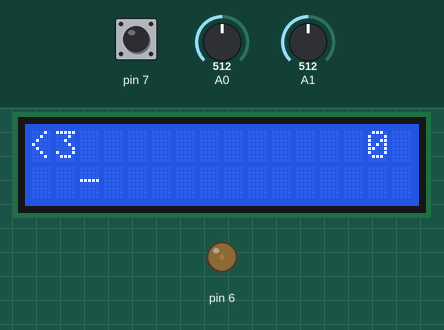
Simulated run of this sketch. Board: Arduino Uno, built with avr-gcc and run on an emulated ATmega328P. Parts: 16×2 character LCD, output pins drawn as LEDs (lit = HIGH). Inputs (shaded band) come from the test bench; at power-on: A0 = 512, pin 7 LOW, A1 = 512. Random numbers use the default seed unless the sketch sets one; what the sketch prints to the serial monitor is not drawn.

Above: at 1.2 s.
1.3 s: A0 set to 789
2.8 s: A0 set to 818
At 4.8 s:
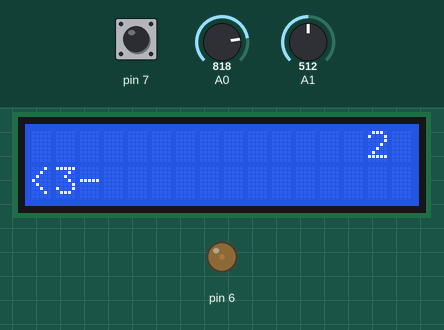
5.8 s: pin 7 driven HIGH
At 6.2 s:
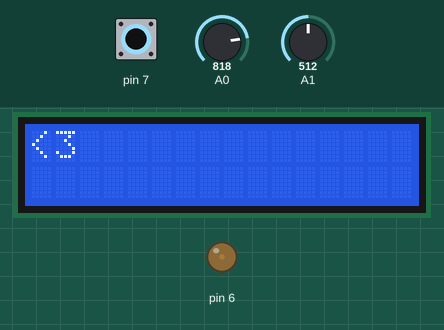
7.3 s: pin 7 driven LOW
10.3 s: pin 7 pulsed HIGH 2 times (0.12 s each, 0.3 s apart)
At 11.46 s:
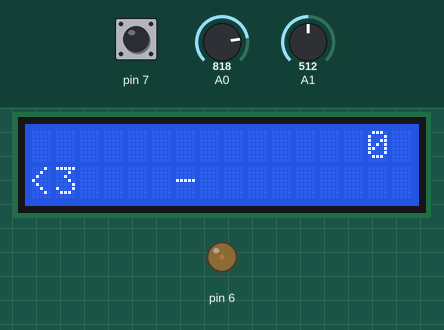
13.9 s: pin 7 pulsed HIGH 5 times (0.12 s each, 0.3 s apart)
At 15.76 s:
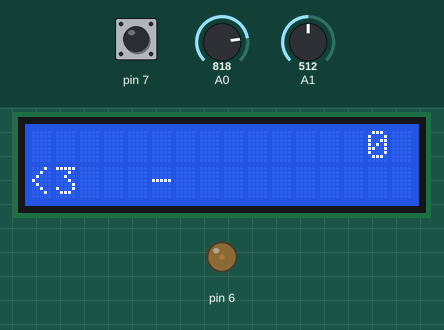
Timing chart, 0 to 17.3 s (numbered marks = the images above; inputs shaded):
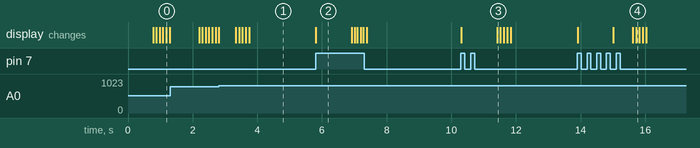

The sketch:

sketch_mar07a.ino
```cpp
#include <LiquidCrystal.h>
int Contrast=20;
 LiquidCrystal lcd(12, 11, 5, 4, 3, 2);
int Xval = 0;
int Yval = 0;

int state = 0;

String heart = "<3";

int spawn = 0;

String enemy = "-";

int row = 6;

int eTF = 0;

int stb;
int pos = 3;

int dif = 7;

int t1 = 1;

int b1 = 0;

long dt = 100;

int point = 0;
 void setup()
 {
    analogWrite(6,Contrast);
     lcd.begin(16, 2);
     Serial.begin(9600);
     lcd.setCursor(0,0);
     lcd.print(heart);

  }
 void loop(){
  b1 = digitalRead(7);
  lcd.setCursor(14,0);
  lcd.print(point);

  if (b1 == 1){
    if (dif == 7){
      dif = 4;
    }
    else if (dif == 4){
      dif = 2;
      dt = 75;
    }
    else if (dif == 2){
      dif = 4;
      dt = 100;
    }
  }


  Xval = analogRead(A0);
  Yval = analogRead(A1);

  Serial.print("X value : ");
  Serial.println(Xval);
  Serial.print("Y value : ");
  Serial.println(Yval);

  if (Xval < 100){

    lcd.setCursor(0, 0);
    lcd.print(heart);
    lcd.setCursor(0,1);
    lcd.print("                    ");
    state = 0;

  }
  else if (Xval > 800){

    lcd.setCursor(0, 1);
    lcd.print(heart);
    lcd.setCursor(0,0);
    lcd.print("             ");
    state = 1;

  }
  spawn = random(0,dif);

  if (spawn == 1 and eTF == 0){
    stb = random(0,3);
    if (stb-1 == 0){
      lcd.setCursor(6,0);
      lcd.print(enemy);
      pos = 0;
    }
    else if (stb-1 == 1){
      lcd.setCursor(6,1);
      lcd.print(enemy);
      pos = 1;
    }
    eTF = 1;
  }

  if (eTF == 1){

    lcd.setCursor(row,pos);
    lcd.print(enemy);
    lcd.setCursor(row+1,pos);
    lcd.print(" ");
    row = row - 1;
    if (row == 0){
      lcd.setCursor(0,pos);
      lcd.print("    ");
      eTF = 0;
      row = 6;
      if (state == pos){
        lcd.setCursor(0,0);

        while (t1 == 1){
          b1 = digitalRead(7);
          lcd.setCursor(0,0);
          lcd.print("         ");
          lcd.setCursor(0,0);
          lcd.print("Retry");
          lcd.setCursor(0,1);
          lcd.print("press B1");
          if (b1 == 1){
            state = 0;
            lcd.setCursor(0,0);
            lcd.print("                    ");
            lcd.setCursor(0,1);
            lcd.print("                    ");
            lcd.setCursor(0,0);
            lcd.print(heart);
            delay(1000);
            point = 0;
            break;
          }
        }

      }
      else{
        point = point + 1;
        lcd.setCursor(14,0);
        lcd.print(point);

    }

  }
  }


  Serial.print("row : ");
  Serial.println(row);
  Serial.print("pos : ");
  Serial.println(pos);


  delay(dt);
}
```

Measured:
- what the display in image 2 shows lasts 1.1 s, from 5.8 s to 6.9 s
